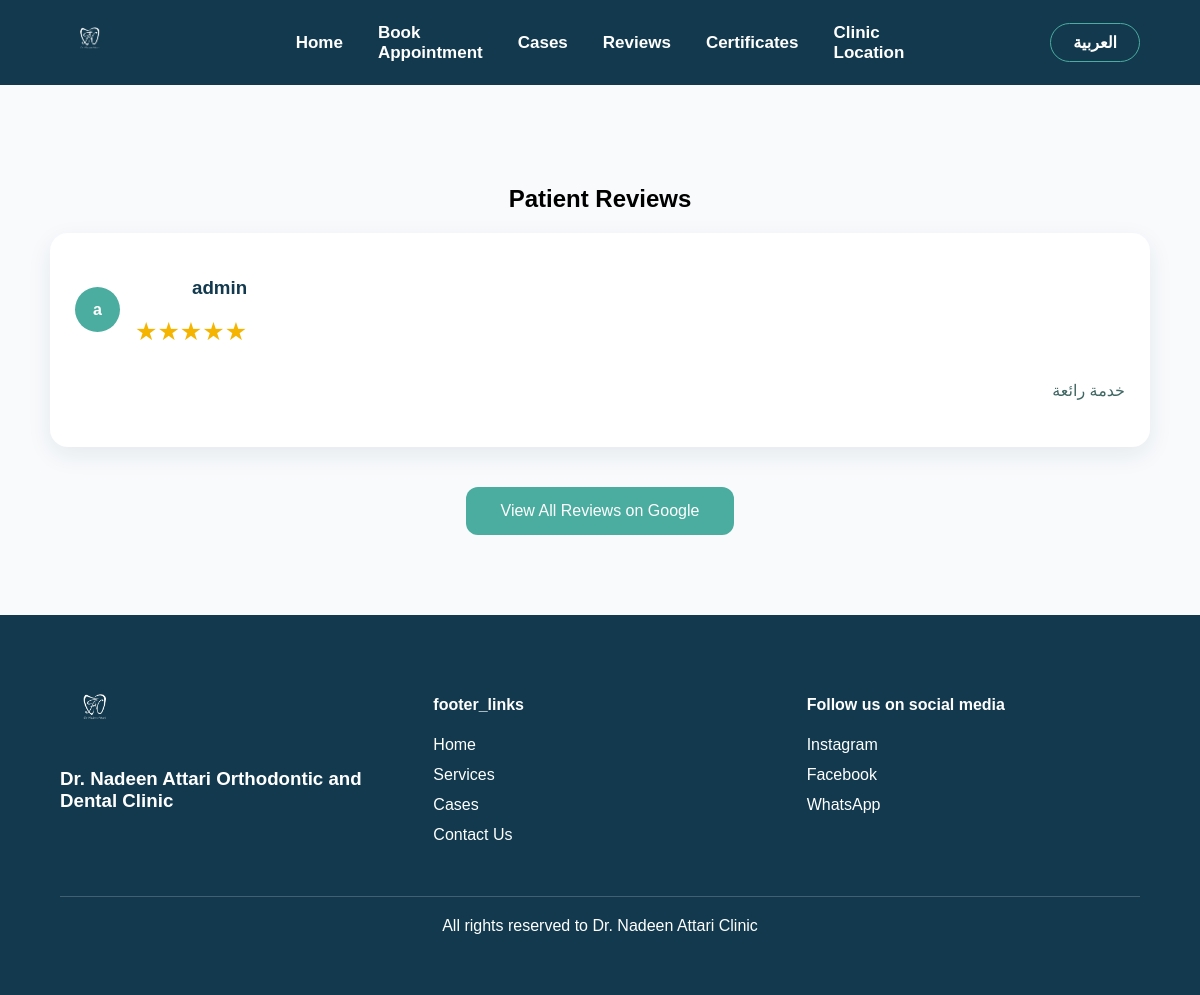
The app's page /reviews.php?lang=en with its own data.
### tables this page shows
CREATE TABLE `reviews` (
  `id` int(11) NOT NULL,
  `name` varchar(100) NOT NULL,
  `rating` int(11) NOT NULL,
  `review` text NOT NULL,
  `status` enum('pending','approved') DEFAULT 'pending',
  `created_at` timestamp NOT NULL DEFAULT current_timestamp(),
  `avatar` varchar(255) DEFAULT NULL
);

### includes/language.php (called while the page is built, shortened)
<?php
$lang = $_SESSION['site_lang'] ?? 'ar';
function t($key){
    global $translations,$lang;
    return $translations[$lang][$key] ?? $key;
}
?>

### reviews.php (the view)
<?php
require "includes/language.php";
require "config/database.php";
$reviews=$pdo->query(
"
SELECT * FROM reviews
WHERE status='approved'
ORDER BY id DESC
LIMIT 6
"
)->fetchAll();
?>
<!DOCTYPE html>
<html lang="<?=t('lang_code')?>"
dir="<?=t('dir')?>">
<head>
<link rel="stylesheet"
href="assets/css/style.css">
<link rel="stylesheet"
href="assets/css/reviews.css">
</head>
<body>
<?php include "includes/navbar.php"; ?>
<section class="reviews-section">
<h1>
<?=t('reviews_title')?>
</h1>
<div class="reviews-grid">
<?php foreach($reviews as $review): ?>
<a
href="https://maps.app.goo.gl/cv6Pss4AknpRn5Q3A"
target="_blank"
class="review-card">
<div class="review-header">
<div class="avatar">
<?php if($review['avatar']): ?>
<img src="uploads/reviews/<?= $review['avatar'] ?>">
<?php else: ?>
<?=mb_substr($review['name'],0,1)?>
<?php endif; ?>
</div>
<div>
<h3>
<?=htmlspecialchars($review['name'])?>
</h3>
<div class="stars">
<?php
for($i=1;$i<=5;$i++){
echo $i <= $review['rating']
?
"★"
:
"☆";
}
?>
</div>
</div>
</div>
<p>
<?=htmlspecialchars($review['review'])?>
</p>
</a>
<?php endforeach; ?>
</div>
<a
href="https://maps.app.goo.gl/cv6Pss4AknpRn5Q3A"
target="_blank"
class="google-btn">
<?=t('google_reviews')?>
</a>
</section>
<?php include "includes/footer.php"; ?>
</body>
</html>

### assets/css/style.css (style rules this page uses)
:root { --primary:#4aad9f; --secondary:#406763; --accent:#14B8A6; --background:#F8FAFC; --white:#fff; --dark:#12394d; }
body { margin:0; font-family: Tahoma,Arial,sans-serif; background:var(--background); }
.reviews-section { padding:80px 50px; background:white; }
.reviews-grid { display:grid; grid-template-columns: repeat(auto-fit,minmax(280px,1fr)); gap:25px; }
.review-card { background:#F8FAFC; padding:30px; border-radius:20px; box-shadow: 0 5px 20px #0001; }
.stars { color:#14B8A6; font-size:25px; margin-bottom:15px; }

### assets/css/reviews.css (style rules this page uses)
.reviews-section { padding:80px 50px; background:#F8FAFC; text-align:center; }
.reviews-grid { display:grid; grid-template-columns: repeat(auto-fit,minmax(280px,1fr)); gap:25px; }
.review-card { background:white; padding:25px; border-radius:18px; text-decoration:none; color:#12394d; box-shadow: 0 8px 25px rgba(18,57,77,.08); transition:.3s; text-align:right; }
.review-header { display:flex; align-items:center; gap:15px; }
.avatar { width:45px; height:45px; border-radius:50%; background:#4aad9f; color:white; display:flex; align-items:center; justify-content:center; font-weight:bold; }
.stars { color:#F4B400; }
.review-card p { line-height:1.8; color:#406763; }
.google-btn { display:inline-block; margin-top:40px; background:#4aad9f; color:white; padding:15px 35px; border-radius:12px; text-decoration:none; }

### records on screen
reviews: name "a", name "admin", review "خدمة رائعة"

### other values on screen
t('home') "Home"
t('booking') "Book Appointment"
t('gallery') "Cases"
t('reviews') "Reviews"
t('certificates') "Certificates"
t('location') "Clinic Location"
t('language') "العربية"
t('reviews_title') "Patient Reviews"
t('google_reviews') "View All Reviews on Google"
t('clinic_name') "Dr. Nadeen Attari Orthodontic and Dental Clinic"
t('footer_links') "footer_links"
t('services') "Services"
t('contact') "Contact Us"
t('follow_us') "Follow us on social media"
t('rights') "All rights reserved to Dr. Nadeen Attari Clinic"
